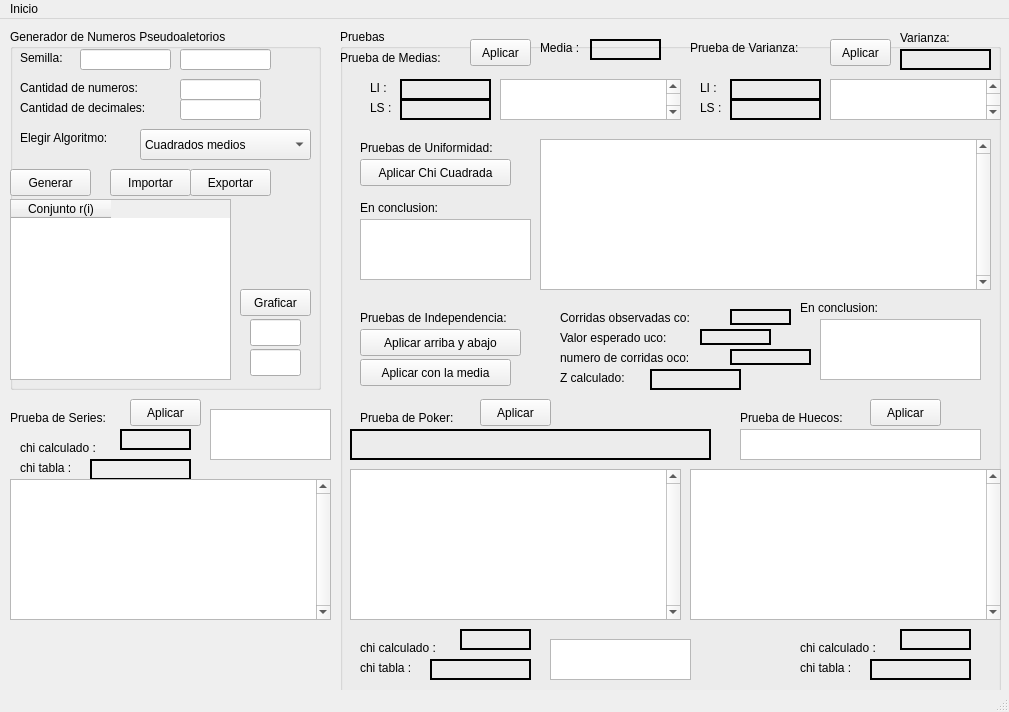
<?xml version="1.0" encoding="UTF-8"?>
<ui version="4.0">
 <class>MainWindow</class>
 <widget class="QMainWindow" name="MainWindow">
  <property name="geometry">
   <rect>
    <x>0</x>
    <y>0</y>
    <width>1009</width>
    <height>712</height>
   </rect>
  </property>
  <property name="windowTitle">
   <string>Generadores y Pruebas de Numeros Pseudoaleatorios</string>
  </property>
  <widget class="QWidget" name="centralWidget">
   <widget class="QGroupBox" name="groupBox">
    <property name="geometry">
     <rect>
      <x>10</x>
      <y>10</y>
      <width>311</width>
      <height>361</height>
     </rect>
    </property>
    <property name="title">
     <string>Generador de Numeros Pseudoaletorios</string>
    </property>
    <widget class="QLabel" name="label">
     <property name="geometry">
      <rect>
       <x>10</x>
       <y>20</y>
       <width>61</width>
       <height>17</height>
      </rect>
     </property>
     <property name="text">
      <string>Semilla:</string>
     </property>
    </widget>
    <widget class="QLineEdit" name="txtSemilla">
     <property name="geometry">
      <rect>
       <x>70</x>
       <y>20</y>
       <width>91</width>
       <height>21</height>
      </rect>
     </property>
    </widget>
    <widget class="QTableWidget" name="tableWidget">
     <property name="geometry">
      <rect>
       <x>0</x>
       <y>170</y>
       <width>221</width>
       <height>181</height>
      </rect>
     </property>
     <attribute name="horizontalHeaderMinimumSectionSize">
      <number>65</number>
     </attribute>
     <column>
      <property name="text">
       <string>Conjunto r(i)</string>
      </property>
     </column>
    </widget>
    <widget class="QLineEdit" name="txtcantidad">
     <property name="geometry">
      <rect>
       <x>170</x>
       <y>50</y>
       <width>81</width>
       <height>21</height>
      </rect>
     </property>
    </widget>
    <widget class="QLabel" name="label_3">
     <property name="geometry">
      <rect>
       <x>10</x>
       <y>50</y>
       <width>151</width>
       <height>17</height>
      </rect>
     </property>
     <property name="text">
      <string>Cantidad de numeros:</string>
     </property>
    </widget>
    <widget class="QPushButton" name="btn_importar_datos">
     <property name="geometry">
      <rect>
       <x>100</x>
       <y>140</y>
       <width>81</width>
       <height>27</height>
      </rect>
     </property>
     <property name="text">
      <string>Importar</string>
     </property>
    </widget>
    <widget class="QPushButton" name="pushButton_2">
     <property name="geometry">
      <rect>
       <x>180</x>
       <y>140</y>
       <width>81</width>
       <height>27</height>
      </rect>
     </property>
     <property name="text">
      <string>Exportar</string>
     </property>
    </widget>
    <widget class="QLabel" name="label_7">
     <property name="geometry">
      <rect>
       <x>10</x>
       <y>100</y>
       <width>121</width>
       <height>17</height>
      </rect>
     </property>
     <property name="text">
      <string>Elegir Algoritmo:</string>
     </property>
    </widget>
    <widget class="QComboBox" name="cbogeneradores">
     <property name="geometry">
      <rect>
       <x>130</x>
       <y>100</y>
       <width>171</width>
       <height>31</height>
      </rect>
     </property>
     <item>
      <property name="text">
       <string>Cuadrados medios</string>
      </property>
     </item>
     <item>
      <property name="text">
       <string>Productos medios</string>
      </property>
     </item>
     <item>
      <property name="text">
       <string>Multiplicador constante</string>
      </property>
     </item>
     <item>
      <property name="text">
       <string>Lineal</string>
      </property>
     </item>
     <item>
      <property name="text">
       <string>Congruencial Multiplicativo</string>
      </property>
     </item>
     <item>
      <property name="text">
       <string>Congruencial Aditivo</string>
      </property>
     </item>
     <item>
      <property name="text">
       <string>Congruencial cuadratico</string>
      </property>
     </item>
     <item>
      <property name="text">
       <string>Blum Blum y Shub</string>
      </property>
     </item>
    </widget>
    <widget class="QPushButton" name="btnGenerar">
     <property name="geometry">
      <rect>
       <x>0</x>
       <y>140</y>
       <width>81</width>
       <height>27</height>
      </rect>
     </property>
     <property name="text">
      <string>Generar</string>
     </property>
    </widget>
    <widget class="QLineEdit" name="txtSemilla2">
     <property name="geometry">
      <rect>
       <x>170</x>
       <y>20</y>
       <width>91</width>
       <height>21</height>
      </rect>
     </property>
    </widget>
    <widget class="QPushButton" name="btn_vergrafica">
     <property name="geometry">
      <rect>
       <x>230</x>
       <y>260</y>
       <width>71</width>
       <height>27</height>
      </rect>
     </property>
     <property name="text">
      <string>Graficar</string>
     </property>
    </widget>
    <widget class="QLineEdit" name="txt_X">
     <property name="geometry">
      <rect>
       <x>240</x>
       <y>290</y>
       <width>51</width>
       <height>27</height>
      </rect>
     </property>
    </widget>
    <widget class="QLineEdit" name="txt_Y">
     <property name="geometry">
      <rect>
       <x>240</x>
       <y>320</y>
       <width>51</width>
       <height>27</height>
      </rect>
     </property>
    </widget>
    <widget class="QLabel" name="label_29">
     <property name="geometry">
      <rect>
       <x>10</x>
       <y>70</y>
       <width>161</width>
       <height>17</height>
      </rect>
     </property>
     <property name="text">
      <string>Cantidad de decimales:</string>
     </property>
    </widget>
    <widget class="QLineEdit" name="txtcantidad_decimales">
     <property name="geometry">
      <rect>
       <x>170</x>
       <y>70</y>
       <width>81</width>
       <height>21</height>
      </rect>
     </property>
    </widget>
   </widget>
   <widget class="QGroupBox" name="groupBox_2">
    <property name="geometry">
     <rect>
      <x>340</x>
      <y>10</y>
      <width>661</width>
      <height>671</height>
     </rect>
    </property>
    <property name="title">
     <string>Pruebas</string>
    </property>
    <widget class="QLabel" name="label_2">
     <property name="geometry">
      <rect>
       <x>0</x>
       <y>20</y>
       <width>131</width>
       <height>17</height>
      </rect>
     </property>
     <property name="text">
      <string>Prueba de Medias:</string>
     </property>
    </widget>
    <widget class="QLabel" name="label_4">
     <property name="geometry">
      <rect>
       <x>350</x>
       <y>10</y>
       <width>141</width>
       <height>17</height>
      </rect>
     </property>
     <property name="text">
      <string>Prueba de Varianza:</string>
     </property>
    </widget>
    <widget class="QLabel" name="label_5">
     <property name="geometry">
      <rect>
       <x>20</x>
       <y>110</y>
       <width>171</width>
       <height>17</height>
      </rect>
     </property>
     <property name="text">
      <string>Pruebas de Uniformidad:</string>
     </property>
    </widget>
    <widget class="QLabel" name="label_6">
     <property name="geometry">
      <rect>
       <x>20</x>
       <y>280</y>
       <width>191</width>
       <height>17</height>
      </rect>
     </property>
     <property name="text">
      <string>Pruebas de Independencia:</string>
     </property>
    </widget>
    <widget class="QLabel" name="label_8">
     <property name="geometry">
      <rect>
       <x>220</x>
       <y>280</y>
       <width>161</width>
       <height>17</height>
      </rect>
     </property>
     <property name="text">
      <string>Corridas observadas co:</string>
     </property>
    </widget>
    <widget class="QLabel" name="lblco">
     <property name="geometry">
      <rect>
       <x>390</x>
       <y>280</y>
       <width>61</width>
       <height>16</height>
      </rect>
     </property>
     <property name="frameShape">
      <enum>QFrame::WinPanel</enum>
     </property>
     <property name="text">
      <string/>
     </property>
    </widget>
    <widget class="QLabel" name="lbluco">
     <property name="geometry">
      <rect>
       <x>360</x>
       <y>300</y>
       <width>71</width>
       <height>16</height>
      </rect>
     </property>
     <property name="frameShape">
      <enum>QFrame::WinPanel</enum>
     </property>
     <property name="text">
      <string/>
     </property>
    </widget>
    <widget class="QLabel" name="label_9">
     <property name="geometry">
      <rect>
       <x>220</x>
       <y>300</y>
       <width>161</width>
       <height>17</height>
      </rect>
     </property>
     <property name="text">
      <string>Valor esperado uco:</string>
     </property>
    </widget>
    <widget class="QLabel" name="lbloco">
     <property name="geometry">
      <rect>
       <x>390</x>
       <y>320</y>
       <width>81</width>
       <height>16</height>
      </rect>
     </property>
     <property name="frameShape">
      <enum>QFrame::WinPanel</enum>
     </property>
     <property name="text">
      <string/>
     </property>
    </widget>
    <widget class="QLabel" name="label_10">
     <property name="geometry">
      <rect>
       <x>220</x>
       <y>320</y>
       <width>161</width>
       <height>17</height>
      </rect>
     </property>
     <property name="text">
      <string>numero de corridas oco:</string>
     </property>
    </widget>
    <widget class="QLabel" name="label_11">
     <property name="geometry">
      <rect>
       <x>220</x>
       <y>340</y>
       <width>81</width>
       <height>17</height>
      </rect>
     </property>
     <property name="text">
      <string>Z calculado:</string>
     </property>
    </widget>
    <widget class="QLabel" name="lblz">
     <property name="geometry">
      <rect>
       <x>310</x>
       <y>340</y>
       <width>91</width>
       <height>21</height>
      </rect>
     </property>
     <property name="frameShape">
      <enum>QFrame::WinPanel</enum>
     </property>
     <property name="text">
      <string/>
     </property>
    </widget>
    <widget class="QLabel" name="label_12">
     <property name="geometry">
      <rect>
       <x>460</x>
       <y>270</y>
       <width>101</width>
       <height>17</height>
      </rect>
     </property>
     <property name="text">
      <string>En conclusion:</string>
     </property>
    </widget>
    <widget class="QPushButton" name="btnAplicarPrueba">
     <property name="geometry">
      <rect>
       <x>20</x>
       <y>300</y>
       <width>161</width>
       <height>27</height>
      </rect>
     </property>
     <property name="text">
      <string>Aplicar arriba y abajo</string>
     </property>
    </widget>
    <widget class="QTextBrowser" name="txtresultado">
     <property name="geometry">
      <rect>
       <x>480</x>
       <y>290</y>
       <width>161</width>
       <height>61</height>
      </rect>
     </property>
     <property name="frameShape">
      <enum>QFrame::StyledPanel</enum>
     </property>
    </widget>
    <widget class="QPushButton" name="btnAplicarMedias">
     <property name="geometry">
      <rect>
       <x>130</x>
       <y>10</y>
       <width>61</width>
       <height>27</height>
      </rect>
     </property>
     <property name="text">
      <string>Aplicar</string>
     </property>
    </widget>
    <widget class="QTextBrowser" name="textBrowser">
     <property name="geometry">
      <rect>
       <x>160</x>
       <y>50</y>
       <width>181</width>
       <height>41</height>
      </rect>
     </property>
     <property name="verticalScrollBarPolicy">
      <enum>Qt::ScrollBarAlwaysOn</enum>
     </property>
    </widget>
    <widget class="QPushButton" name="btnPrueba_arrabaj_media">
     <property name="geometry">
      <rect>
       <x>20</x>
       <y>330</y>
       <width>151</width>
       <height>27</height>
      </rect>
     </property>
     <property name="text">
      <string>Aplicar con la media</string>
     </property>
    </widget>
    <widget class="QLabel" name="lblmedia">
     <property name="geometry">
      <rect>
       <x>250</x>
       <y>10</y>
       <width>71</width>
       <height>21</height>
      </rect>
     </property>
     <property name="frameShape">
      <enum>QFrame::WinPanel</enum>
     </property>
     <property name="text">
      <string/>
     </property>
    </widget>
    <widget class="QLabel" name="label_13">
     <property name="geometry">
      <rect>
       <x>200</x>
       <y>10</y>
       <width>61</width>
       <height>17</height>
      </rect>
     </property>
     <property name="text">
      <string>Media : </string>
     </property>
    </widget>
    <widget class="QLabel" name="lbl_li">
     <property name="geometry">
      <rect>
       <x>60</x>
       <y>50</y>
       <width>91</width>
       <height>21</height>
      </rect>
     </property>
     <property name="frameShape">
      <enum>QFrame::WinPanel</enum>
     </property>
     <property name="text">
      <string/>
     </property>
    </widget>
    <widget class="QLabel" name="label_14">
     <property name="geometry">
      <rect>
       <x>30</x>
       <y>50</y>
       <width>31</width>
       <height>17</height>
      </rect>
     </property>
     <property name="text">
      <string>LI : </string>
     </property>
    </widget>
    <widget class="QLabel" name="label_15">
     <property name="geometry">
      <rect>
       <x>30</x>
       <y>70</y>
       <width>31</width>
       <height>17</height>
      </rect>
     </property>
     <property name="text">
      <string>LS : </string>
     </property>
    </widget>
    <widget class="QLabel" name="lbl_ls">
     <property name="geometry">
      <rect>
       <x>60</x>
       <y>70</y>
       <width>91</width>
       <height>21</height>
      </rect>
     </property>
     <property name="frameShape">
      <enum>QFrame::WinPanel</enum>
     </property>
     <property name="text">
      <string/>
     </property>
    </widget>
    <widget class="QTableWidget" name="tableWidget_2">
     <property name="geometry">
      <rect>
       <x>200</x>
       <y>110</y>
       <width>451</width>
       <height>151</height>
      </rect>
     </property>
     <property name="verticalScrollBarPolicy">
      <enum>Qt::ScrollBarAlwaysOn</enum>
     </property>
     <attribute name="horizontalHeaderMinimumSectionSize">
      <number>65</number>
     </attribute>
    </widget>
    <widget class="QPushButton" name="btn_chicuadrada">
     <property name="geometry">
      <rect>
       <x>20</x>
       <y>130</y>
       <width>151</width>
       <height>27</height>
      </rect>
     </property>
     <property name="text">
      <string>Aplicar Chi Cuadrada</string>
     </property>
    </widget>
    <widget class="QTextBrowser" name="txtresultado_2">
     <property name="geometry">
      <rect>
       <x>20</x>
       <y>190</y>
       <width>171</width>
       <height>61</height>
      </rect>
     </property>
     <property name="frameShape">
      <enum>QFrame::StyledPanel</enum>
     </property>
    </widget>
    <widget class="QLabel" name="label_16">
     <property name="geometry">
      <rect>
       <x>20</x>
       <y>170</y>
       <width>101</width>
       <height>17</height>
      </rect>
     </property>
     <property name="text">
      <string>En conclusion:</string>
     </property>
    </widget>
    <widget class="QLabel" name="label_17">
     <property name="geometry">
      <rect>
       <x>20</x>
       <y>380</y>
       <width>121</width>
       <height>17</height>
      </rect>
     </property>
     <property name="text">
      <string>Prueba de Poker:</string>
     </property>
    </widget>
    <widget class="QTextBrowser" name="textBrowser_2">
     <property name="geometry">
      <rect>
       <x>490</x>
       <y>50</y>
       <width>171</width>
       <height>41</height>
      </rect>
     </property>
     <property name="verticalScrollBarPolicy">
      <enum>Qt::ScrollBarAlwaysOn</enum>
     </property>
    </widget>
    <widget class="QLabel" name="label_18">
     <property name="geometry">
      <rect>
       <x>560</x>
       <y>0</y>
       <width>71</width>
       <height>17</height>
      </rect>
     </property>
     <property name="text">
      <string>Varianza:</string>
     </property>
    </widget>
    <widget class="QLabel" name="lblmedia_2">
     <property name="geometry">
      <rect>
       <x>560</x>
       <y>20</y>
       <width>91</width>
       <height>21</height>
      </rect>
     </property>
     <property name="frameShape">
      <enum>QFrame::WinPanel</enum>
     </property>
     <property name="text">
      <string/>
     </property>
    </widget>
    <widget class="QLabel" name="label_19">
     <property name="geometry">
      <rect>
       <x>360</x>
       <y>50</y>
       <width>31</width>
       <height>17</height>
      </rect>
     </property>
     <property name="text">
      <string>LI : </string>
     </property>
    </widget>
    <widget class="QLabel" name="lbl_ls_2">
     <property name="geometry">
      <rect>
       <x>390</x>
       <y>70</y>
       <width>91</width>
       <height>21</height>
      </rect>
     </property>
     <property name="frameShape">
      <enum>QFrame::WinPanel</enum>
     </property>
     <property name="text">
      <string/>
     </property>
    </widget>
    <widget class="QPushButton" name="btn_PruebaVarianza">
     <property name="geometry">
      <rect>
       <x>490</x>
       <y>10</y>
       <width>61</width>
       <height>27</height>
      </rect>
     </property>
     <property name="text">
      <string>Aplicar</string>
     </property>
    </widget>
    <widget class="QLabel" name="label_20">
     <property name="geometry">
      <rect>
       <x>360</x>
       <y>70</y>
       <width>31</width>
       <height>17</height>
      </rect>
     </property>
     <property name="text">
      <string>LS : </string>
     </property>
    </widget>
    <widget class="QLabel" name="lbl_li_2">
     <property name="geometry">
      <rect>
       <x>390</x>
       <y>50</y>
       <width>91</width>
       <height>21</height>
      </rect>
     </property>
     <property name="frameShape">
      <enum>QFrame::WinPanel</enum>
     </property>
     <property name="text">
      <string/>
     </property>
    </widget>
    <widget class="QTableWidget" name="tableWidget_3">
     <property name="geometry">
      <rect>
       <x>10</x>
       <y>440</y>
       <width>331</width>
       <height>151</height>
      </rect>
     </property>
     <property name="verticalScrollBarPolicy">
      <enum>Qt::ScrollBarAlwaysOn</enum>
     </property>
     <attribute name="horizontalHeaderMinimumSectionSize">
      <number>65</number>
     </attribute>
    </widget>
    <widget class="QPushButton" name="btnPrueba_Poker">
     <property name="geometry">
      <rect>
       <x>140</x>
       <y>370</y>
       <width>71</width>
       <height>27</height>
      </rect>
     </property>
     <property name="text">
      <string>Aplicar</string>
     </property>
    </widget>
    <widget class="QTextBrowser" name="txtresultado_3">
     <property name="geometry">
      <rect>
       <x>210</x>
       <y>610</y>
       <width>141</width>
       <height>41</height>
      </rect>
     </property>
     <property name="frameShape">
      <enum>QFrame::StyledPanel</enum>
     </property>
    </widget>
    <widget class="QLabel" name="lblchicalc">
     <property name="geometry">
      <rect>
       <x>120</x>
       <y>600</y>
       <width>71</width>
       <height>21</height>
      </rect>
     </property>
     <property name="frameShape">
      <enum>QFrame::WinPanel</enum>
     </property>
     <property name="text">
      <string/>
     </property>
    </widget>
    <widget class="QLabel" name="label_21">
     <property name="geometry">
      <rect>
       <x>20</x>
       <y>610</y>
       <width>101</width>
       <height>17</height>
      </rect>
     </property>
     <property name="text">
      <string>chi calculado : </string>
     </property>
    </widget>
    <widget class="QLabel" name="label_22">
     <property name="geometry">
      <rect>
       <x>20</x>
       <y>630</y>
       <width>71</width>
       <height>17</height>
      </rect>
     </property>
     <property name="text">
      <string>chi tabla : </string>
     </property>
    </widget>
    <widget class="QLabel" name="lblchitabla">
     <property name="geometry">
      <rect>
       <x>90</x>
       <y>630</y>
       <width>101</width>
       <height>21</height>
      </rect>
     </property>
     <property name="frameShape">
      <enum>QFrame::WinPanel</enum>
     </property>
     <property name="text">
      <string/>
     </property>
    </widget>
    <widget class="QLabel" name="lblmensaje">
     <property name="geometry">
      <rect>
       <x>10</x>
       <y>400</y>
       <width>361</width>
       <height>31</height>
      </rect>
     </property>
     <property name="frameShape">
      <enum>QFrame::WinPanel</enum>
     </property>
     <property name="text">
      <string/>
     </property>
    </widget>
    <widget class="QTableWidget" name="tableWidget_5">
     <property name="geometry">
      <rect>
       <x>350</x>
       <y>440</y>
       <width>311</width>
       <height>151</height>
      </rect>
     </property>
     <property name="verticalScrollBarPolicy">
      <enum>Qt::ScrollBarAlwaysOn</enum>
     </property>
     <attribute name="horizontalHeaderMinimumSectionSize">
      <number>65</number>
     </attribute>
    </widget>
    <widget class="QPushButton" name="btnPrueba_Huecos">
     <property name="geometry">
      <rect>
       <x>530</x>
       <y>370</y>
       <width>71</width>
       <height>27</height>
      </rect>
     </property>
     <property name="text">
      <string>Aplicar</string>
     </property>
    </widget>
    <widget class="QLabel" name="label_28">
     <property name="geometry">
      <rect>
       <x>400</x>
       <y>380</y>
       <width>131</width>
       <height>17</height>
      </rect>
     </property>
     <property name="text">
      <string>Prueba de Huecos:</string>
     </property>
    </widget>
    <widget class="QLabel" name="lblchitabla_3">
     <property name="geometry">
      <rect>
       <x>530</x>
       <y>630</y>
       <width>101</width>
       <height>21</height>
      </rect>
     </property>
     <property name="frameShape">
      <enum>QFrame::WinPanel</enum>
     </property>
     <property name="text">
      <string/>
     </property>
    </widget>
    <widget class="QLabel" name="label_26">
     <property name="geometry">
      <rect>
       <x>460</x>
       <y>610</y>
       <width>101</width>
       <height>17</height>
      </rect>
     </property>
     <property name="text">
      <string>chi calculado : </string>
     </property>
    </widget>
    <widget class="QLabel" name="label_27">
     <property name="geometry">
      <rect>
       <x>460</x>
       <y>630</y>
       <width>71</width>
       <height>17</height>
      </rect>
     </property>
     <property name="text">
      <string>chi tabla : </string>
     </property>
    </widget>
    <widget class="QLabel" name="lblchicalc_3">
     <property name="geometry">
      <rect>
       <x>560</x>
       <y>600</y>
       <width>71</width>
       <height>21</height>
      </rect>
     </property>
     <property name="frameShape">
      <enum>QFrame::WinPanel</enum>
     </property>
     <property name="text">
      <string/>
     </property>
    </widget>
    <widget class="QTextBrowser" name="txtresultado_5">
     <property name="geometry">
      <rect>
       <x>400</x>
       <y>400</y>
       <width>241</width>
       <height>31</height>
      </rect>
     </property>
     <property name="frameShape">
      <enum>QFrame::StyledPanel</enum>
     </property>
    </widget>
   </widget>
   <widget class="QLabel" name="label_23">
    <property name="geometry">
     <rect>
      <x>20</x>
      <y>420</y>
      <width>101</width>
      <height>17</height>
     </rect>
    </property>
    <property name="text">
     <string>chi calculado : </string>
    </property>
   </widget>
   <widget class="QLabel" name="lblchitabla_2">
    <property name="geometry">
     <rect>
      <x>90</x>
      <y>440</y>
      <width>101</width>
      <height>21</height>
     </rect>
    </property>
    <property name="frameShape">
     <enum>QFrame::WinPanel</enum>
    </property>
    <property name="text">
     <string/>
    </property>
   </widget>
   <widget class="QLabel" name="label_24">
    <property name="geometry">
     <rect>
      <x>20</x>
      <y>440</y>
      <width>71</width>
      <height>17</height>
     </rect>
    </property>
    <property name="text">
     <string>chi tabla : </string>
    </property>
   </widget>
   <widget class="QPushButton" name="btnPrueba_Series">
    <property name="geometry">
     <rect>
      <x>130</x>
      <y>380</y>
      <width>71</width>
      <height>27</height>
     </rect>
    </property>
    <property name="text">
     <string>Aplicar</string>
    </property>
   </widget>
   <widget class="QLabel" name="label_25">
    <property name="geometry">
     <rect>
      <x>10</x>
      <y>390</y>
      <width>121</width>
      <height>17</height>
     </rect>
    </property>
    <property name="text">
     <string>Prueba de Series:</string>
    </property>
   </widget>
   <widget class="QTableWidget" name="tableWidget_4">
    <property name="geometry">
     <rect>
      <x>10</x>
      <y>460</y>
      <width>321</width>
      <height>141</height>
     </rect>
    </property>
    <property name="verticalScrollBarPolicy">
     <enum>Qt::ScrollBarAlwaysOn</enum>
    </property>
    <attribute name="horizontalHeaderMinimumSectionSize">
     <number>65</number>
    </attribute>
   </widget>
   <widget class="QTextBrowser" name="txtresultado_4">
    <property name="geometry">
     <rect>
      <x>210</x>
      <y>390</y>
      <width>121</width>
      <height>51</height>
     </rect>
    </property>
    <property name="frameShape">
     <enum>QFrame::StyledPanel</enum>
    </property>
   </widget>
   <widget class="QLabel" name="lblchicalc_2">
    <property name="geometry">
     <rect>
      <x>120</x>
      <y>410</y>
      <width>71</width>
      <height>21</height>
     </rect>
    </property>
    <property name="frameShape">
     <enum>QFrame::WinPanel</enum>
    </property>
    <property name="text">
     <string/>
    </property>
   </widget>
  </widget>
  <widget class="QMenuBar" name="menuBar">
   <property name="geometry">
    <rect>
     <x>0</x>
     <y>0</y>
     <width>1009</width>
     <height>25</height>
    </rect>
   </property>
   <widget class="QMenu" name="menuInicio">
    <property name="title">
     <string>Inicio</string>
    </property>
   </widget>
   <addaction name="menuInicio"/>
  </widget>
  <widget class="QStatusBar" name="statusBar"/>
 </widget>
 <layoutdefault spacing="6" margin="11"/>
 <resources/>
 <connections/>
</ui>
